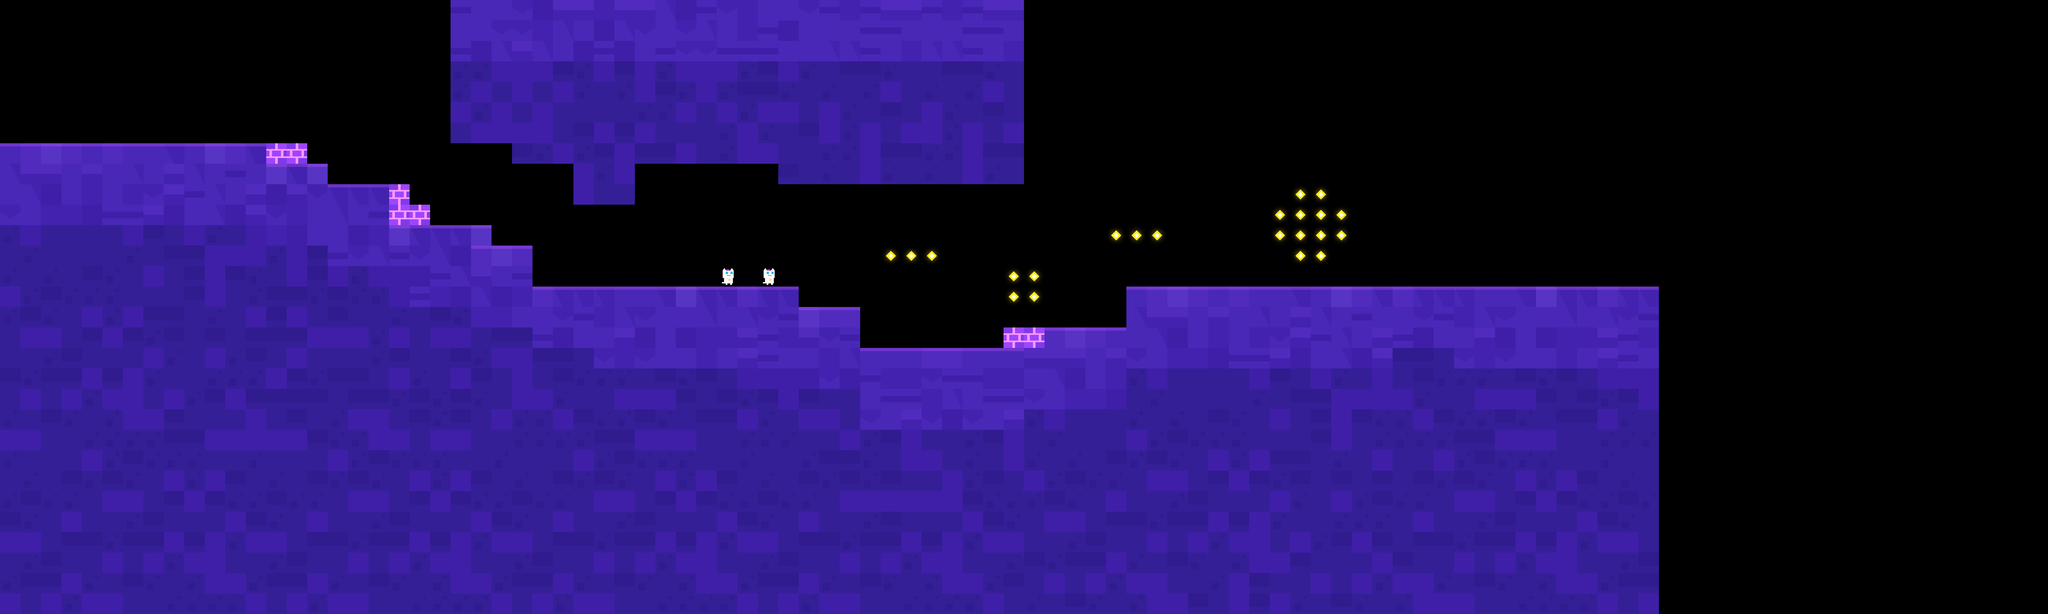

This game map was drawn from its Tiled (.tmx) file and the tilesets committed beside it. A one-line description and the trimmed map source follow:
An orthogonal 100x30 tile map with 64x64 px tiles, 2 tile layers (main, dangerous) and 19 objects (5x Event, 2x npc, player, ShowCoins, Applause).

<map version="1.0" orientation="orthogonal" renderorder="right-down" width="100" height="30" tilewidth="64" tileheight="64" nextobjectid="3500">
 <properties>
  <property name="bg" value="lyBG7_1" />
 </properties>
 <tileset firstgid="1" name="forest" tilewidth="70" tileheight="70">
  <tileoffset x="-3" y="3" />
  <image source="forest_intro.png" width="700" height="980" />
  <tile id="0">
   <properties>
    <property name="maxX" value="87" />
    <property name="maxY" value="63" />
    <property name="x" value="77" />
    <property name="y" value="61" />
   </properties>
  </tile>
 </tileset>
 <layer name="main" width="100" height="30">
  <data>[3000 cells, 1685 non-empty, 21 distinct tile ids]</data>
 </layer>
 <objectgroup name="objConfig">
  <object id="3468" type="player" gid="120" x="640" y="448" />
  <object id="3491" name="Flash" type="npc" gid="101" x="2240" y="896" />
  <object id="3492" type="npc" gid="101" x="2368" y="896" />
 </objectgroup>
 <objectgroup name="triggerConfig">
  <object id="3498" name="coinList1" type="ShowCoins" gid="105" x="2048" y="960" />
  <object id="3493" name="Story1" type="Event" gid="101" x="1664" y="896" />
  <object id="3494" name="Story1" type="Event" gid="101" x="1728" y="896" />
  <object id="3495" name="Story1" type="Event" gid="101" x="1792" y="896" />
  <object id="3496" name="Story1" type="Event" gid="101" x="1856" y="896" />
  <object id="3497" name="Story1" type="Event" gid="101" x="1920" y="896" />
  <object id="3499" name="12,0,0,0" type="Applause" gid="105" x="4032" y="704" />
 </objectgroup>
 <layer name="dangerous" width="100" height="30">
  <data>[3000 cells, 0 non-empty, 0 distinct tile ids]</data>
 </layer>
 <objectgroup name="coinList1">
  <object id="3482" gid="81" x="2048" y="768" />
  <object id="3483" gid="81" x="2112" y="768" />
  <object id="3484" gid="81" x="2176" y="768" />
  <object id="3485" gid="81" x="2048" y="704" />
  <object id="3486" gid="81" x="2112" y="704" />
  <object id="3487" gid="81" x="2176" y="704" />
  <object id="3488" gid="81" x="2048" y="640" />
  <object id="3489" gid="81" x="2112" y="640" />
  <object id="3490" gid="81" x="2176" y="640" />
 </objectgroup>
</map>
